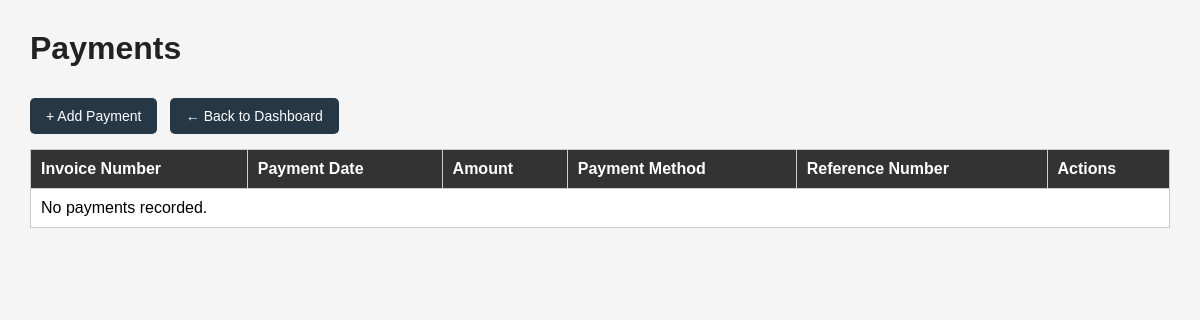
Before: /api/payments/ (signed in) with the older database file.
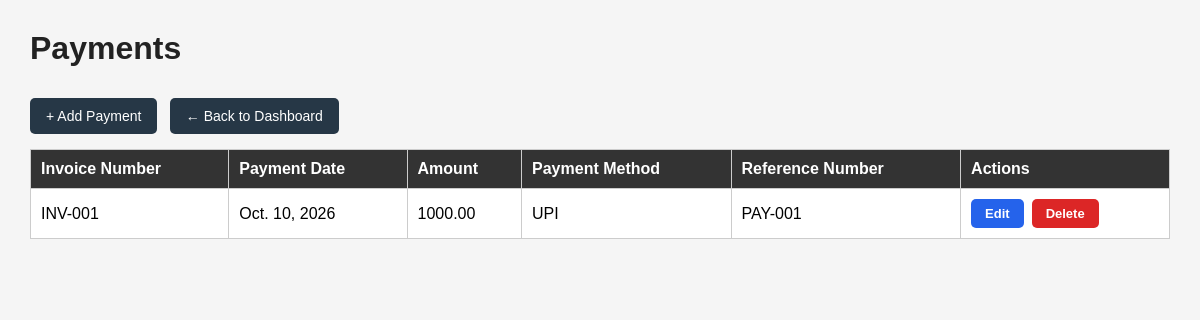
After: the same page with the newer database file.
### manufacturing/models.py (models this page shows, shortened)
class Payment(models.Model):
    invoice = models.ForeignKey(
        Invoice,
        on_delete=models.CASCADE,
        related_name='payments'
    )
    payment_date = models.DateField()
    amount = models.DecimalField(max_digits=12, decimal_places=2)
    payment_method = models.CharField(
        max_length=30,
        choices=[
            ('Cash', 'Cash'),
            ('UPI', 'UPI'),
            ('Bank Transfer', 'Bank Transfer'),
            ('Cheque', 'Cheque'),
        ]
    )
    reference_number = models.CharField(max_length=100, blank=True)

class Invoice(models.Model):
    sales_order = models.ForeignKey(
        SalesOrder,
        on_delete=models.CASCADE
    )
    invoice_number = models.CharField(max_length=50, unique=True)
    invoice_date = models.DateField()
    total_amount = models.DecimalField(max_digits=12, decimal_places=2)
    advance_amount = models.DecimalField(
        max_digits=12,
        decimal_places=2,
        default=0
    )
    status = models.CharField(
        max_length=20,
        choices=[
            ('Unpaid', 'Unpaid'),
            ('Partially Paid', 'Partially Paid'),
            ('Paid', 'Paid'),
        ],
        default='Unpaid'
    )

### manufacturing/views.py (the view)
# urls.py: path('payments/', views.payment_page, name='payment_page'),
@login_required
def payment_page(request):
    payments = Payment.objects.select_related('invoice').all()
    return render(request, 'payments.html', {'payments': payments})

### manufacturing/templates/payments.html (shortened to what this page needs)
<!DOCTYPE html>
<html>
<head>
</head>
<body>
    <h1>Payments</h1>
    <a href="{% url 'add_payment' %}" class="button">+ Add Payment</a>
     <a href="{% url 'dashboard' %}" class="button">← Back to Dashboard</a>
    <table>
        <tr>
            <th>Invoice Number</th>
            <th>Payment Date</th>
            <th>Amount</th>
            <th>Payment Method</th>
            <th>Reference Number</th>
            <th>Actions</th>
        </tr>
        {% for payment in payments %}
        <tr>
            <td>{{ payment.invoice.invoice_number }}</td>
            <td>{{ payment.payment_date }}</td>
            <td>{{ payment.amount }}</td>
            <td>{{ payment.payment_method }}</td>
            <td>{{ payment.reference_number }}</td>
<td>
    <div class="action-buttons">
        <a href="{% url 'edit_payment' payment.id %}"
           class="action-btn edit-btn">
            Edit
        </a>
        <form method="POST"
              action="{% url 'delete_payment' payment.id %}"
              style="margin:0;"
              onsubmit="return confirm('Are you sure you want to delete this payment?');">
            <button type="submit" class="action-btn delete-btn">
                Delete
            </button>
        </form>
    </div>
</td>
        </tr>
        {% empty %}
        <tr>
            <td colspan="6">No payments recorded.</td>
        </tr>
        {% endfor %}
    </table>
</body>
</html>

Changed rows visible on the page:
added Payment: invoice.invoice_number "INV-001", payment_date "Oct. 10, 2026", amount "1000.00", payment_method "UPI", reference_number "PAY-001"
Other visible differences:
text no longer shown: "No payments recorded."
